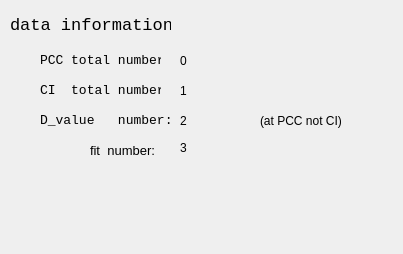
<?xml version="1.0" encoding="UTF-8"?>
<ui version="4.0">
 <class>Form</class>
 <widget class="QWidget" name="Form">
  <property name="geometry">
   <rect>
    <x>0</x>
    <y>0</y>
    <width>403</width>
    <height>254</height>
   </rect>
  </property>
  <property name="windowTitle">
   <string>PCC and CI analysis</string>
  </property>
  <widget class="QLabel" name="label">
   <property name="geometry">
    <rect>
     <x>10</x>
     <y>10</y>
     <width>161</width>
     <height>31</height>
    </rect>
   </property>
   <property name="font">
    <font>
     <family>Consolas</family>
     <pointsize>13</pointsize>
     <weight>50</weight>
     <bold>false</bold>
    </font>
   </property>
   <property name="text">
    <string>data information:</string>
   </property>
  </widget>
  <widget class="QLabel" name="label_2">
   <property name="geometry">
    <rect>
     <x>40</x>
     <y>50</y>
     <width>121</width>
     <height>21</height>
    </rect>
   </property>
   <property name="font">
    <font>
     <family>Consolas</family>
     <pointsize>10</pointsize>
    </font>
   </property>
   <property name="text">
    <string>PCC total number:</string>
   </property>
  </widget>
  <widget class="QLabel" name="label_3">
   <property name="geometry">
    <rect>
     <x>40</x>
     <y>80</y>
     <width>121</width>
     <height>20</height>
    </rect>
   </property>
   <property name="font">
    <font>
     <family>Consolas</family>
     <pointsize>10</pointsize>
    </font>
   </property>
   <property name="text">
    <string>CI  total number:</string>
   </property>
  </widget>
  <widget class="QLabel" name="label_4">
   <property name="geometry">
    <rect>
     <x>40</x>
     <y>110</y>
     <width>131</width>
     <height>20</height>
    </rect>
   </property>
   <property name="font">
    <font>
     <family>Consolas</family>
     <pointsize>10</pointsize>
    </font>
   </property>
   <property name="text">
    <string>D_value   number:</string>
   </property>
  </widget>
  <widget class="QLabel" name="label_6">
   <property name="geometry">
    <rect>
     <x>180</x>
     <y>50</y>
     <width>281</width>
     <height>21</height>
    </rect>
   </property>
   <property name="text">
    <string>0</string>
   </property>
  </widget>
  <widget class="QLabel" name="label_7">
   <property name="geometry">
    <rect>
     <x>180</x>
     <y>80</y>
     <width>271</width>
     <height>21</height>
    </rect>
   </property>
   <property name="text">
    <string>1</string>
   </property>
  </widget>
  <widget class="QLabel" name="label_9">
   <property name="geometry">
    <rect>
     <x>180</x>
     <y>110</y>
     <width>71</width>
     <height>21</height>
    </rect>
   </property>
   <property name="text">
    <string>2</string>
   </property>
  </widget>
  <widget class="QLabel" name="label_5">
   <property name="geometry">
    <rect>
     <x>260</x>
     <y>110</y>
     <width>101</width>
     <height>21</height>
    </rect>
   </property>
   <property name="text">
    <string>(at PCC not CI)</string>
   </property>
  </widget>
  <widget class="QLabel" name="label_8">
   <property name="geometry">
    <rect>
     <x>90</x>
     <y>140</y>
     <width>81</width>
     <height>20</height>
    </rect>
   </property>
   <property name="font">
    <font>
     <family>Arial</family>
     <pointsize>10</pointsize>
    </font>
   </property>
   <property name="text">
    <string>fit  number:</string>
   </property>
  </widget>
  <widget class="QLabel" name="label_10">
   <property name="geometry">
    <rect>
     <x>180</x>
     <y>140</y>
     <width>21</width>
     <height>16</height>
    </rect>
   </property>
   <property name="text">
    <string>3</string>
   </property>
  </widget>
 </widget>
 <resources/>
 <connections/>
</ui>
